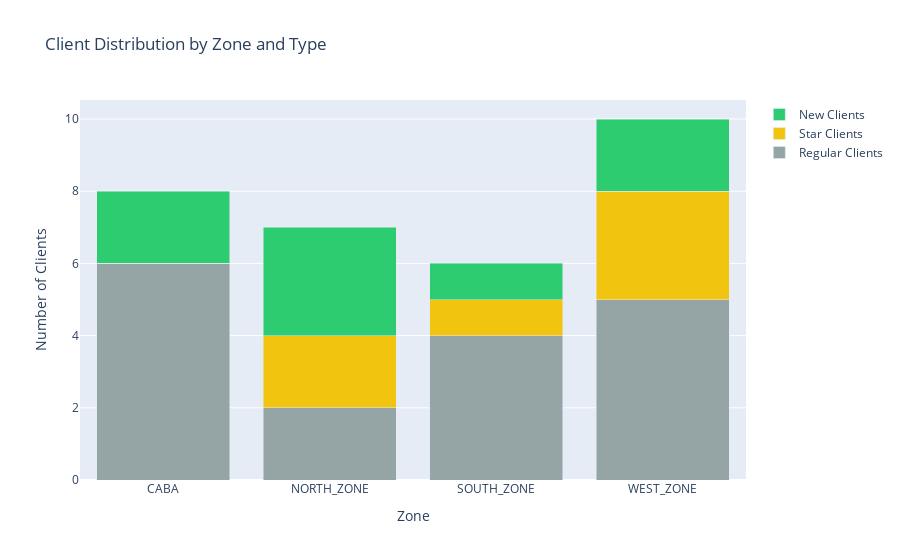

Here is the notebook cell this chart was saved with:
### Code cell
# Chart 5: Client Distribution by Zone with Star/New indicators
client_summary = all_clients_df.groupby("zone_id").agg({
    "client_id": "count",
    "is_star_client": "sum",
    "is_new_client": "sum"
}).reset_index()
client_summary.columns = ["zone", "total_clients", "star_clients", "new_clients"]

fig = go.Figure()

fig.add_trace(go.Bar(
    name="Regular Clients",
    x=client_summary["zone"],
    y=client_summary["total_clients"] - client_summary["star_clients"] - client_summary["new_clients"],
    marker_color="#95a5a6"
))

fig.add_trace(go.Bar(
    name="Star Clients",
    x=client_summary["zone"],
    y=client_summary["star_clients"],
    marker_color="#f1c40f"
))

fig.add_trace(go.Bar(
    name="New Clients",
    x=client_summary["zone"],
    y=client_summary["new_clients"],
    marker_color="#2ecc71"
))

fig.update_layout(
    title="Client Distribution by Zone and Type",
    barmode="stack",
    xaxis_title="Zone",
    yaxis_title="Number of Clients"
)
fig.show()

### Figure 1 — Plotly figure (JSON) as saved in the notebook; plotly's stock layout.template omitted (floating-point values rounded to 4 significant figures)
{"data": [{"marker": {"color": "#95a5a6"}, "name": "Regular Clients", "type": "bar", "x": ["CABA", "NORTH_ZONE", "SOUTH_ZONE", "WEST_ZONE"], "y": [6, 2, 4, 5]}, {"marker": {"color": "#f1c40f"}, "name": "Star Clients", "type": "bar", "x": ["CABA", "NORTH_ZONE", "SOUTH_ZONE", "WEST_ZONE"], "y": [0, 2, 1, 3]}, {"marker": {"color": "#2ecc71"}, "name": "New Clients", "type": "bar", "x": ["CABA", "NORTH_ZONE", "SOUTH_ZONE", "WEST_ZONE"], "y": [2, 3, 1, 2]}], "layout": {"barmode": "stack", "title": {"text": "Client Distribution by Zone and Type"}, "xaxis": {"title": {"text": "Zone"}}, "yaxis": {"title": {"text": "Number of Clients"}}}}
